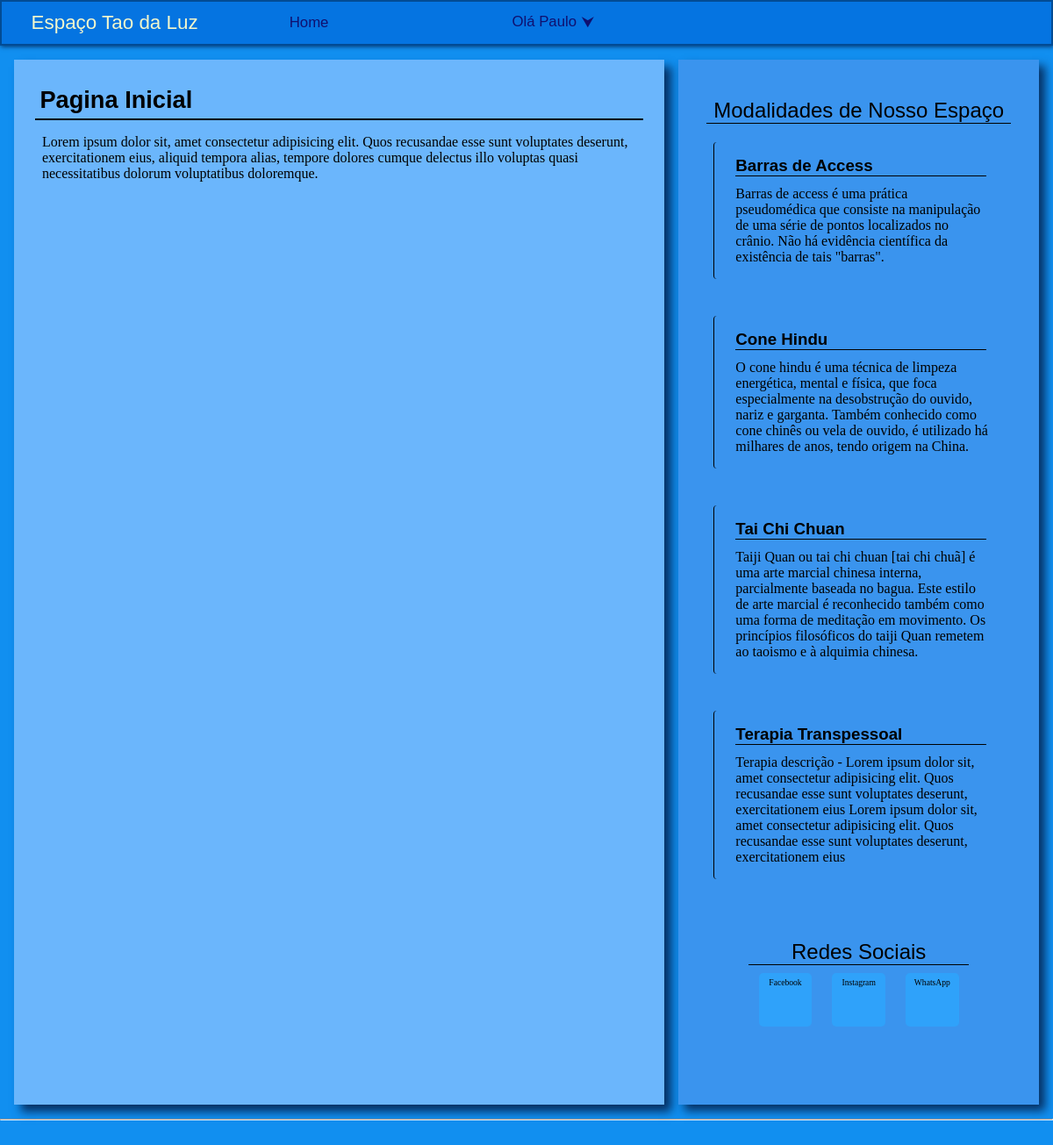
The app's page /site/home/ (signed in) with its own data.
### Espaco_Tao/models.py (models this page shows, shortened)
class Modalidade(models.Model):
    MODALIDADES_TUPLA = [
        ('', ''),
        ('Terapia Transpessoal', 'Terapia Transpessoal'),
        ('Tai Chi Chuan', 'Tai Chi Chuan'),
        ('Cone Hindu', 'Cone Hindu'),
        ('Barras de Access', 'Barras de Access'),]
    modalidade = models.CharField(max_length=30, choices=MODALIDADES_TUPLA, default=None, unique=True)
    valor = models.FloatField(blank=False, default=None, help_text='Campo obrigatório*')
    tempo_duracao = models.DurationField(blank=False, default=None, help_text='Campo obrigatório*')
    descricao = models.TextField(blank=True, default=None, help_text='Aqui comente sobre o que e/ou como é realiado essa modalidade')
    class Meta:
        verbose_name = 'Modalidade'
        verbose_name_plural = 'Modalidades'

### Espaco_Tao/views.py (the view)
# urls.py: path("home/", views.home_pag, name="home"),
def home_pag(request):
    modalidades = Modalidade.objects.all().order_by('modalidade')
    return render(request, 'Espaco_Tao/home.html', {'modalidade': modalidades})

### Espaco_Tao/templates/Espaco_Tao/home.html (shortened to what this page needs)
{% extends 'base.html' %}
{% load static %}
{% block link %}
    <link rel="stylesheet" href="{% static 'css/home.css' %}">
{% endblock link %}
{% block content %}
    <h2>Pagina Inicial</h2>
    <section>
        <p>Lorem ipsum dolor sit, amet consectetur adipisicing elit. Quos recusandae esse sunt voluptates deserunt, exercitationem eius, aliquid tempora alias, tempore dolores cumque delectus illo voluptas quasi necessitatibus dolorum voluptatibus doloremque.</p>
    </section>
    {% endblock content %}
{% block aside %}
    <aside>
        <h1>Modalidades de Nosso Espaço</h1>
        {% for i in modalidade %}
            <div class="modalidades">
                <div class="text">
                    <h3> {{ i.modalidade }} </h3>
                    <p> {{ i.descricao }} </p>
                </div>
            </div>
        {% endfor %}
        <div id="rede_sociais">
            <h2>
                Redes Sociais
            </h2>
            <div id="nav_rede">
                <div>Facebook</div>
                <div>Instagram</div>
                <div>WhatsApp</div>
            </div>
        </div>
    </aside>
{% endblock aside %}

### Espaco_Tao/templates/base.html (shortened to what this page needs)
{% load static %}
<!DOCTYPE html>
<html lang="pt-br">
<head>
    <link rel="stylesheet" href="{% static 'css/style.css' %}">
    {% block link %} {% endblock link %}
</head>
<div id="global_box">
    <body>
        <header>
            <div id="campo_nave">
                <div id="header_empresarial">
                    <div id="logo_empresarial">Espaço Tao da Luz</div>
                </div>
                <nav>
                    <div id="camp_nav_01" onmouseover="camp_nav_visible('camp_nav_01')" onmouseout="camp_nav_invisible('camp_nav_01')">Home</div>
                    {% if request.user.is_authenticated %}
                        <div id="camp_nav_02" onmouseover="camp_nav_visible('camp_nav_02')" onmouseout="camp_nav_invisible('camp_nav_02')">Olá {{ request.user.first_name }}<p id="seta">⮟</p></div>
                    {% endif %}
                </nav>
            </div>
        </header>
        <div id="middle_pag">
            <div id="conteudo">
                {% block content %} {% endblock content %}
            </div>
            {% block aside %}
            {% endblock aside %}
        </div>
        <br><hr><br>
    </body>
</div>
</html>

### Espaco_Tao/static/css/style.css (style rules this page uses)
* { margin: 0; padding: 0; }
#global_box { background-color: #118ff0; }
h1, h2, h3, h4, h5 , h6 { font-family: 'Muli', sans-serif; font-weight:normal; }
header { background-color: #0574e1; vertical-align: middle; box-shadow: 1px 1px 5px #063063; border: 2px solid #024b94; }
#header_empresarial * { font-family: 'Muli', sans-serif; color:#f3f7cc; font-size:20px; }
#logo_empresarial { margin-left: 1em; font-size: 1.4em; }
#campo_nave { display: inline-flex; vertical-align: middle; padding: .7em; }
#campo_nave * { vertical-align: middle; }
nav { margin: 0.1em; }
nav * { font-family: 'Muli', sans-serif; font-weight:normal; }
#camp_nav_01, #camp_nav_02, #camp_nav_02 * { font-size: 1.05em; color: #10106f; vertical-align: middle; display: inline; margin: 6em; text-align: center; padding: 0.1em; padding-bottom: .2em; }
#camp_nav_02 #seta { margin: 0; padding: .1em; padding-left: .3em; }
body { width: auto; }
#middle_pag { margin: 1em 1em 1em 1em; }
#conteudo { background-color: #6bb6fc; padding: 1em; width: auto; box-shadow: 1px 1px 10px #063063; }
#conteudo > h2 { padding: .2em; border-bottom: 2px solid black; font-weight: bolder; font-size: 1.7em; }
#conteudo section { margin: 1em 1em 1em .5em; }

### Espaco_Tao/static/css/home.css (style rules this page uses)
#conteudo { width: 60%; box-shadow: 8px 8px 10px #063063; padding: 1.5em; }
#middle_pag { display: inline-flex; }
aside { margin-left: 1em; width: 30%; padding: 2em; background-color: #3a94ee; box-shadow: 7px 7px 10px #063063; }
aside > h1 { width: auto; text-align: center; padding-top: .5em; border-bottom: 1px ridge black; }
.modalidades { display: inline-flex; margin: 1.3em .5em 1.3em .5em; border-left: 1px solid black; border-top-left-radius: 4px; border-bottom-left-radius: 4px; }
.modalidades .text :first-child { text-align: left; margin: .2em; margin: 0 .2em .6em 0; border-bottom: 1px solid black; font-weight: bold; }
.modalidades .text { text-align: left; width: fit-content; padding: 1em; margin-left: .5em; }
#rede_sociais { margin: 2em; padding: 1em; text-align: center; }
#rede_sociais h2 { border-bottom: 1px solid black; }
#nav_rede div { display: inline-block; font-size: .6em; font-weight: lighter; margin: 1em; padding: .5em; text-align: center; vertical-align: middle; width: 5.3em; height: 5.3em; border-radius: 5px; background-color: rgb(47, 162, 250); }

### records on screen
Modalidade: modalidade "Barras de Access", descricao "Barras de access é uma prática pseudomédica que consiste na manipulação de uma série de pontos localizados no crânio. Não há evidência científica da existência de tais \"barras\"."
Modalidade: modalidade "Cone Hindu", descricao "O cone hindu é uma técnica de limpeza energética, mental e física, que foca especialmente na desobstrução do ouvido, nariz e garganta. Também conhecido como cone chinês ou vela de ouvido, é utilizado há milhares de anos, tendo origem na China."
Modalidade: modalidade "Tai Chi Chuan", descricao "Taiji Quan ou tai chi chuan [tai chi chuã] é uma arte marcial chinesa interna, parcialmente baseada no bagua. Este estilo de arte marcial é reconhecido também como uma forma de meditação em movimento. Os princípios filosóficos do taiji Quan remetem ao taoismo e à alquimia chinesa."
Modalidade: modalidade "Terapia Transpessoal", descricao "Terapia descrição - Lorem ipsum dolor sit, amet consectetur adipisicing elit. Quos recusandae esse sunt voluptates deserunt, exercitationem eius Lorem ipsum dolor sit, amet consectetur adipisicing elit. Quos recusandae esse sunt voluptates deserunt, exercitationem eius"

### other values on screen
{{ request.user.first_name }} "Paulo"
